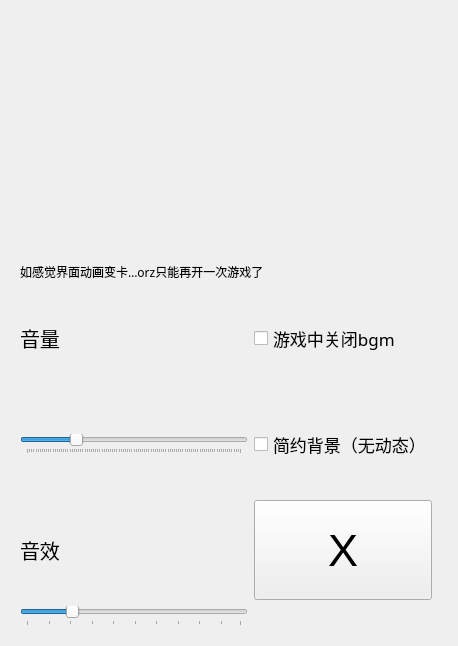
<?xml version="1.0" encoding="UTF-8"?>
<ui version="4.0">
 <class>Widget</class>
 <widget class="QWidget" name="Widget">
  <property name="geometry">
   <rect>
    <x>0</x>
    <y>0</y>
    <width>454</width>
    <height>646</height>
   </rect>
  </property>
  <property name="maximumSize">
   <size>
    <width>1000</width>
    <height>1000</height>
   </size>
  </property>
  <property name="windowTitle">
   <string>Widget</string>
  </property>
  <layout class="QGridLayout" name="gridLayout_5">
   <item row="0" column="0">
    <widget class="QStackedWidget" name="stackedWidget">
     <property name="currentIndex">
      <number>3</number>
     </property>
     <widget class="QWidget" name="page">
      <layout class="QGridLayout" name="gridLayout_6">
       <item row="0" column="0">
        <widget class="QStackedWidget" name="stackedWidget_2">
         <property name="currentIndex">
          <number>0</number>
         </property>
         <widget class="QWidget" name="page_3">
          <layout class="QGridLayout" name="gridLayout_2">
           <item row="2" column="0">
            <widget class="QFrame" name="frame">
             <property name="maximumSize">
              <size>
               <width>16777215</width>
               <height>200</height>
              </size>
             </property>
             <property name="frameShape">
              <enum>QFrame::Box</enum>
             </property>
             <property name="frameShadow">
              <enum>QFrame::Raised</enum>
             </property>
             <property name="lineWidth">
              <number>5</number>
             </property>
             <layout class="QVBoxLayout" name="verticalLayout_3">
              <item>
               <widget class="QLCDNumber" name="lcdNumber"/>
              </item>
             </layout>
            </widget>
           </item>
           <item row="1" column="0" colspan="2">
            <widget class="QWidget" name="widget" native="true">
             <property name="minimumSize">
              <size>
               <width>400</width>
               <height>150</height>
              </size>
             </property>
             <property name="autoFillBackground">
              <bool>true</bool>
             </property>
             <widget class="QLabel" name="charabacklabel">
              <property name="geometry">
               <rect>
                <x>9</x>
                <y>9</y>
                <width>16</width>
                <height>16</height>
               </rect>
              </property>
              <property name="text">
               <string/>
              </property>
              <property name="scaledContents">
               <bool>true</bool>
              </property>
             </widget>
             <widget class="QLabel" name="obj1label">
              <property name="geometry">
               <rect>
                <x>10</x>
                <y>120</y>
                <width>91</width>
                <height>81</height>
               </rect>
              </property>
              <property name="text">
               <string/>
              </property>
              <property name="textFormat">
               <enum>Qt::AutoText</enum>
              </property>
              <property name="pixmap">
               <pixmap resource="image.qrc">:/Photo/obj1.png</pixmap>
              </property>
              <property name="scaledContents">
               <bool>true</bool>
              </property>
             </widget>
             <widget class="QLabel" name="label">
              <property name="geometry">
               <rect>
                <x>30</x>
                <y>90</y>
                <width>71</width>
                <height>71</height>
               </rect>
              </property>
              <property name="minimumSize">
               <size>
                <width>10</width>
                <height>10</height>
               </size>
              </property>
              <property name="maximumSize">
               <size>
                <width>200</width>
                <height>200</height>
               </size>
              </property>
              <property name="text">
               <string/>
              </property>
              <property name="pixmap">
               <pixmap resource="image.qrc">:/Photo/character.png</pixmap>
              </property>
              <property name="scaledContents">
               <bool>true</bool>
              </property>
             </widget>
             <widget class="QProgressBar" name="proBar">
              <property name="geometry">
               <rect>
                <x>10</x>
                <y>10</y>
                <width>381</width>
                <height>23</height>
               </rect>
              </property>
              <property name="value">
               <number>50</number>
              </property>
              <property name="alignment">
               <set>Qt::AlignLeading|Qt::AlignLeft|Qt::AlignVCenter</set>
              </property>
              <property name="textVisible">
               <bool>false</bool>
              </property>
              <property name="textDirection">
               <enum>QProgressBar::TopToBottom</enum>
              </property>
             </widget>
             <widget class="QLabel" name="obj2label">
              <property name="geometry">
               <rect>
                <x>230</x>
                <y>130</y>
                <width>71</width>
                <height>61</height>
               </rect>
              </property>
              <property name="text">
               <string/>
              </property>
              <property name="pixmap">
               <pixmap resource="image.qrc">:/Photo/obj1.png</pixmap>
              </property>
              <property name="scaledContents">
               <bool>true</bool>
              </property>
             </widget>
             <widget class="QLabel" name="label_2">
              <property name="geometry">
               <rect>
                <x>-110</x>
                <y>0</y>
                <width>1200</width>
                <height>600</height>
               </rect>
              </property>
              <property name="minimumSize">
               <size>
                <width>1200</width>
                <height>600</height>
               </size>
              </property>
              <property name="maximumSize">
               <size>
                <width>1200</width>
                <height>600</height>
               </size>
              </property>
              <property name="text">
               <string/>
              </property>
              <property name="pixmap">
               <pixmap resource="image.qrc">:/Photo/background2.jpg</pixmap>
              </property>
              <property name="scaledContents">
               <bool>true</bool>
              </property>
             </widget>
             <zorder>label_2</zorder>
             <zorder>obj2label</zorder>
             <zorder>obj1label</zorder>
             <zorder>charabacklabel</zorder>
             <zorder>proBar</zorder>
             <zorder>label</zorder>
            </widget>
           </item>
           <item row="2" column="1">
            <widget class="QWidget" name="widget_2" native="true">
             <layout class="QGridLayout" name="gridLayout_3">
              <item row="0" column="0" colspan="2">
               <widget class="QWidget" name="level" native="true">
                <property name="minimumSize">
                 <size>
                  <width>100</width>
                  <height>100</height>
                 </size>
                </property>
                <layout class="QGridLayout" name="gridLayout">
                 <item row="2" column="1">
                  <widget class="QRadioButton" name="hard">
                   <property name="font">
                    <font>
                     <family>Broadway</family>
                     <pointsize>9</pointsize>
                    </font>
                   </property>
                   <property name="text">
                    <string>hard</string>
                   </property>
                  </widget>
                 </item>
                 <item row="4" column="0">
                  <widget class="QRadioButton" name="insane">
                   <property name="font">
                    <font>
                     <family>Broadway</family>
                     <pointsize>9</pointsize>
                    </font>
                   </property>
                   <property name="text">
                    <string>Insane</string>
                   </property>
                  </widget>
                 </item>
                 <item row="4" column="1">
                  <widget class="QRadioButton" name="demon">
                   <property name="font">
                    <font>
                     <family>Broadway</family>
                     <pointsize>9</pointsize>
                    </font>
                   </property>
                   <property name="text">
                    <string>Demon</string>
                   </property>
                  </widget>
                 </item>
                 <item row="2" column="0">
                  <widget class="QRadioButton" name="eazy">
                   <property name="font">
                    <font>
                     <family>Broadway</family>
                     <pointsize>9</pointsize>
                    </font>
                   </property>
                   <property name="text">
                    <string>eazy</string>
                   </property>
                  </widget>
                 </item>
                 <item row="0" column="0" colspan="2">
                  <widget class="QLabel" name="levellabel">
                   <property name="font">
                    <font>
                     <family>Curlz MT</family>
                     <pointsize>13</pointsize>
                     <weight>75</weight>
                     <bold>true</bold>
                    </font>
                   </property>
                   <property name="text">
                    <string>请选择反应难度^_^</string>
                   </property>
                   <property name="margin">
                    <number>7</number>
                   </property>
                   <property name="indent">
                    <number>20</number>
                   </property>
                  </widget>
                 </item>
                 <item row="5" column="0" colspan="2">
                  <widget class="QLabel" name="rebonlabel">
                   <property name="font">
                    <font>
                     <pointsize>7</pointsize>
                     <weight>75</weight>
                     <bold>true</bold>
                    </font>
                   </property>
                   <property name="text">
                    <string>重置后需要再次点击！</string>
                   </property>
                  </widget>
                 </item>
                </layout>
               </widget>
              </item>
              <item row="4" column="0" rowspan="2">
               <widget class="QPushButton" name="button">
                <property name="minimumSize">
                 <size>
                  <width>100</width>
                  <height>100</height>
                 </size>
                </property>
                <property name="font">
                 <font>
                  <family>方正姚体</family>
                  <pointsize>15</pointsize>
                 </font>
                </property>
                <property name="text">
                 <string>认输</string>
                </property>
               </widget>
              </item>
              <item row="3" column="0">
               <widget class="QPushButton" name="startbon">
                <property name="minimumSize">
                 <size>
                  <width>100</width>
                  <height>100</height>
                 </size>
                </property>
                <property name="font">
                 <font>
                  <family>幼圆</family>
                  <pointsize>21</pointsize>
                 </font>
                </property>
                <property name="text">
                 <string>按压</string>
                </property>
               </widget>
              </item>
              <item row="3" column="1">
               <widget class="QPushButton" name="changebutton">
                <property name="minimumSize">
                 <size>
                  <width>100</width>
                  <height>100</height>
                 </size>
                </property>
                <property name="font">
                 <font>
                  <family>Book Antiqua</family>
                  <pointsize>14</pointsize>
                 </font>
                </property>
                <property name="text">
                 <string>给予通关区间</string>
                </property>
               </widget>
              </item>
              <item row="5" column="1">
               <widget class="QPushButton" name="readyBon">
                <property name="minimumSize">
                 <size>
                  <width>100</width>
                  <height>100</height>
                 </size>
                </property>
                <property name="font">
                 <font>
                  <family>方正姚体</family>
                  <pointsize>15</pointsize>
                 </font>
                </property>
                <property name="text">
                 <string>准备</string>
                </property>
               </widget>
              </item>
             </layout>
            </widget>
           </item>
          </layout>
         </widget>
         <widget class="QWidget" name="page_4">
          <layout class="QGridLayout" name="gridLayout_10">
           <item row="0" column="0">
            <widget class="QLabel" name="overlabel">
             <property name="maximumSize">
              <size>
               <width>16777215</width>
               <height>700</height>
              </size>
             </property>
             <property name="text">
              <string/>
             </property>
             <property name="scaledContents">
              <bool>false</bool>
             </property>
            </widget>
           </item>
           <item row="1" column="1">
            <widget class="QPushButton" name="rebon">
             <property name="enabled">
              <bool>true</bool>
             </property>
             <property name="minimumSize">
              <size>
               <width>100</width>
               <height>80</height>
              </size>
             </property>
             <property name="maximumSize">
              <size>
               <width>100</width>
               <height>20</height>
              </size>
             </property>
             <property name="font">
              <font>
               <family>幼圆</family>
               <pointsize>15</pointsize>
              </font>
             </property>
             <property name="text">
              <string>重置</string>
             </property>
            </widget>
           </item>
          </layout>
         </widget>
         <widget class="QWidget" name="page_5">
          <layout class="QGridLayout" name="gridLayout_4">
           <item row="1" column="0">
            <widget class="QPushButton" name="OKButton">
             <property name="minimumSize">
              <size>
               <width>0</width>
               <height>100</height>
              </size>
             </property>
             <property name="maximumSize">
              <size>
               <width>500</width>
               <height>100</height>
              </size>
             </property>
             <property name="font">
              <font>
               <family>幼圆</family>
               <weight>75</weight>
               <bold>true</bold>
              </font>
             </property>
             <property name="text">
              <string>以下一难度返回！</string>
             </property>
            </widget>
           </item>
           <item row="1" column="1">
            <widget class="QPushButton" name="OKButton2">
             <property name="minimumSize">
              <size>
               <width>0</width>
               <height>100</height>
              </size>
             </property>
             <property name="font">
              <font>
               <family>幼圆</family>
               <weight>75</weight>
               <bold>true</bold>
              </font>
             </property>
             <property name="text">
              <string>不！保留原难度</string>
             </property>
            </widget>
           </item>
           <item row="0" column="0" colspan="2">
            <widget class="QLabel" name="OKlabel">
             <property name="font">
              <font>
               <family>方正姚体</family>
               <pointsize>25</pointsize>
              </font>
             </property>
             <property name="text">
              <string>此模式已通关！</string>
             </property>
             <property name="scaledContents">
              <bool>true</bool>
             </property>
            </widget>
           </item>
          </layout>
         </widget>
        </widget>
       </item>
      </layout>
     </widget>
     <widget class="QWidget" name="page_2">
      <layout class="QGridLayout" name="gridLayout_7">
       <item row="0" column="0" colspan="3">
        <widget class="QLabel" name="startlabel">
         <property name="minimumSize">
          <size>
           <width>400</width>
           <height>200</height>
          </size>
         </property>
         <property name="text">
          <string/>
         </property>
         <property name="scaledContents">
          <bool>true</bool>
         </property>
        </widget>
       </item>
       <item row="1" column="0">
        <widget class="QPushButton" name="DYButton">
         <property name="minimumSize">
          <size>
           <width>0</width>
           <height>70</height>
          </size>
         </property>
         <property name="maximumSize">
          <size>
           <width>400</width>
           <height>16777215</height>
          </size>
         </property>
         <property name="font">
          <font>
           <family>华文新魏</family>
           <pointsize>15</pointsize>
          </font>
         </property>
         <property name="text">
          <string>动态模式</string>
         </property>
         <property name="flat">
          <bool>false</bool>
         </property>
        </widget>
       </item>
       <item row="2" column="0">
        <widget class="QPushButton" name="Mainbutton">
         <property name="minimumSize">
          <size>
           <width>100</width>
           <height>70</height>
          </size>
         </property>
         <property name="maximumSize">
          <size>
           <width>400</width>
           <height>16777215</height>
          </size>
         </property>
         <property name="font">
          <font>
           <family>华文新魏</family>
           <pointsize>15</pointsize>
          </font>
         </property>
         <property name="text">
          <string>反应模式</string>
         </property>
        </widget>
       </item>
       <item row="2" column="1">
        <widget class="QPushButton" name="skinbon">
         <property name="maximumSize">
          <size>
           <width>400</width>
           <height>100</height>
          </size>
         </property>
         <property name="font">
          <font>
           <family>华文新魏</family>
           <pointsize>15</pointsize>
          </font>
         </property>
         <property name="text">
          <string>选择皮肤</string>
         </property>
        </widget>
       </item>
       <item row="2" column="2">
        <widget class="QPushButton" name="opButton">
         <property name="maximumSize">
          <size>
           <width>400</width>
           <height>100</height>
          </size>
         </property>
         <property name="font">
          <font>
           <family>Arial Rounded MT Bold</family>
           <pointsize>11</pointsize>
          </font>
         </property>
         <property name="text">
          <string>Option and Tips</string>
         </property>
        </widget>
       </item>
       <item row="1" column="1">
        <widget class="QPushButton" name="NorBon">
         <property name="minimumSize">
          <size>
           <width>0</width>
           <height>70</height>
          </size>
         </property>
         <property name="maximumSize">
          <size>
           <width>400</width>
           <height>19999</height>
          </size>
         </property>
         <property name="font">
          <font>
           <family>华文新魏</family>
           <pointsize>15</pointsize>
          </font>
         </property>
         <property name="text">
          <string>正常模式</string>
         </property>
        </widget>
       </item>
       <item row="1" column="2">
        <widget class="QPushButton" name="pushButton_8">
         <property name="maximumSize">
          <size>
           <width>16777215</width>
           <height>100</height>
          </size>
         </property>
         <property name="font">
          <font>
           <family>Arial Rounded MT Bold</family>
           <pointsize>14</pointsize>
          </font>
         </property>
         <property name="text">
          <string>By  Mhaoy</string>
         </property>
        </widget>
       </item>
      </layout>
     </widget>
     <widget class="QWidget" name="page_6">
      <layout class="QGridLayout" name="gridLayout_8">
       <item row="0" column="0">
        <widget class="QLabel" name="label_3">
         <property name="minimumSize">
          <size>
           <width>30</width>
           <height>80</height>
          </size>
         </property>
         <property name="maximumSize">
          <size>
           <width>60</width>
           <height>160</height>
          </size>
         </property>
         <property name="text">
          <string/>
         </property>
         <property name="pixmap">
          <pixmap resource="image.qrc">:/Photo/character.png</pixmap>
         </property>
         <property name="scaledContents">
          <bool>true</bool>
         </property>
        </widget>
       </item>
       <item row="0" column="1">
        <widget class="QLabel" name="label_8">
         <property name="minimumSize">
          <size>
           <width>30</width>
           <height>80</height>
          </size>
         </property>
         <property name="maximumSize">
          <size>
           <width>60</width>
           <height>160</height>
          </size>
         </property>
         <property name="text">
          <string/>
         </property>
         <property name="pixmap">
          <pixmap resource="image.qrc">:/Photo/chara2.png</pixmap>
         </property>
         <property name="scaledContents">
          <bool>true</bool>
         </property>
        </widget>
       </item>
       <item row="0" column="2">
        <widget class="QLabel" name="label_6">
         <property name="minimumSize">
          <size>
           <width>30</width>
           <height>80</height>
          </size>
         </property>
         <property name="maximumSize">
          <size>
           <width>60</width>
           <height>160</height>
          </size>
         </property>
         <property name="text">
          <string/>
         </property>
         <property name="pixmap">
          <pixmap resource="image.qrc">:/Photo/chara3.png</pixmap>
         </property>
         <property name="scaledContents">
          <bool>true</bool>
         </property>
        </widget>
       </item>
       <item row="1" column="0">
        <widget class="QPushButton" name="pushButton">
         <property name="minimumSize">
          <size>
           <width>100</width>
           <height>100</height>
          </size>
         </property>
         <property name="font">
          <font>
           <pointsize>14</pointsize>
          </font>
         </property>
         <property name="text">
          <string>使用</string>
         </property>
        </widget>
       </item>
       <item row="1" column="1">
        <widget class="QPushButton" name="pushButton_2">
         <property name="minimumSize">
          <size>
           <width>100</width>
           <height>100</height>
          </size>
         </property>
         <property name="font">
          <font>
           <pointsize>14</pointsize>
          </font>
         </property>
         <property name="text">
          <string>使用</string>
         </property>
        </widget>
       </item>
       <item row="1" column="2">
        <widget class="QPushButton" name="pushButton_3">
         <property name="minimumSize">
          <size>
           <width>100</width>
           <height>100</height>
          </size>
         </property>
         <property name="font">
          <font>
           <pointsize>14</pointsize>
          </font>
         </property>
         <property name="text">
          <string>使用</string>
         </property>
        </widget>
       </item>
       <item row="2" column="0">
        <widget class="QLabel" name="label_7">
         <property name="minimumSize">
          <size>
           <width>30</width>
           <height>80</height>
          </size>
         </property>
         <property name="maximumSize">
          <size>
           <width>60</width>
           <height>160</height>
          </size>
         </property>
         <property name="text">
          <string/>
         </property>
         <property name="pixmap">
          <pixmap resource="image.qrc">:/Photo/chara5.png</pixmap>
         </property>
         <property name="scaledContents">
          <bool>true</bool>
         </property>
        </widget>
       </item>
       <item row="2" column="1">
        <widget class="QLabel" name="label_4">
         <property name="minimumSize">
          <size>
           <width>30</width>
           <height>80</height>
          </size>
         </property>
         <property name="maximumSize">
          <size>
           <width>60</width>
           <height>160</height>
          </size>
         </property>
         <property name="text">
          <string/>
         </property>
         <property name="pixmap">
          <pixmap resource="image.qrc">:/Photo/chara4.png</pixmap>
         </property>
         <property name="scaledContents">
          <bool>true</bool>
         </property>
        </widget>
       </item>
       <item row="2" column="2">
        <widget class="QLabel" name="label_5">
         <property name="minimumSize">
          <size>
           <width>30</width>
           <height>80</height>
          </size>
         </property>
         <property name="maximumSize">
          <size>
           <width>60</width>
           <height>160</height>
          </size>
         </property>
         <property name="text">
          <string/>
         </property>
         <property name="pixmap">
          <pixmap resource="image.qrc">:/Photo/chara6.png</pixmap>
         </property>
         <property name="scaledContents">
          <bool>true</bool>
         </property>
        </widget>
       </item>
       <item row="3" column="0">
        <widget class="QPushButton" name="pushButton_4">
         <property name="minimumSize">
          <size>
           <width>100</width>
           <height>100</height>
          </size>
         </property>
         <property name="font">
          <font>
           <pointsize>14</pointsize>
          </font>
         </property>
         <property name="text">
          <string>使用</string>
         </property>
        </widget>
       </item>
       <item row="3" column="1">
        <widget class="QPushButton" name="pushButton_5">
         <property name="minimumSize">
          <size>
           <width>200</width>
           <height>200</height>
          </size>
         </property>
         <property name="font">
          <font>
           <pointsize>22</pointsize>
          </font>
         </property>
         <property name="text">
          <string>使用</string>
         </property>
        </widget>
       </item>
       <item row="3" column="2">
        <widget class="QPushButton" name="pushButton_6">
         <property name="minimumSize">
          <size>
           <width>100</width>
           <height>100</height>
          </size>
         </property>
         <property name="font">
          <font>
           <pointsize>14</pointsize>
          </font>
         </property>
         <property name="text">
          <string>使用</string>
         </property>
        </widget>
       </item>
      </layout>
     </widget>
     <widget class="QWidget" name="page_7">
      <layout class="QGridLayout" name="gridLayout_9">
       <item row="4" column="1">
        <widget class="QPushButton" name="pushButton_7">
         <property name="minimumSize">
          <size>
           <width>100</width>
           <height>100</height>
          </size>
         </property>
         <property name="font">
          <font>
           <family>Arial</family>
           <pointsize>34</pointsize>
          </font>
         </property>
         <property name="text">
          <string>X</string>
         </property>
        </widget>
       </item>
       <item row="3" column="0">
        <widget class="QSlider" name="backmusic">
         <property name="minimumSize">
          <size>
           <width>0</width>
           <height>0</height>
          </size>
         </property>
         <property name="maximumSize">
          <size>
           <width>1677725</width>
           <height>16777215</height>
          </size>
         </property>
         <property name="font">
          <font>
           <pointsize>17</pointsize>
          </font>
         </property>
         <property name="maximum">
          <number>100</number>
         </property>
         <property name="value">
          <number>23</number>
         </property>
         <property name="sliderPosition">
          <number>23</number>
         </property>
         <property name="orientation">
          <enum>Qt::Horizontal</enum>
         </property>
         <property name="invertedAppearance">
          <bool>false</bool>
         </property>
         <property name="invertedControls">
          <bool>false</bool>
         </property>
         <property name="tickPosition">
          <enum>QSlider::TicksBelow</enum>
         </property>
         <property name="tickInterval">
          <number>1</number>
         </property>
        </widget>
       </item>
       <item row="5" column="0">
        <widget class="QSlider" name="musicSlider">
         <property name="value">
          <number>21</number>
         </property>
         <property name="orientation">
          <enum>Qt::Horizontal</enum>
         </property>
         <property name="tickPosition">
          <enum>QSlider::TicksBelow</enum>
         </property>
        </widget>
       </item>
       <item row="2" column="0">
        <widget class="QLabel" name="label_9">
         <property name="maximumSize">
          <size>
           <width>16777215</width>
           <height>100</height>
          </size>
         </property>
         <property name="font">
          <font>
           <pointsize>15</pointsize>
          </font>
         </property>
         <property name="text">
          <string>音量</string>
         </property>
        </widget>
       </item>
       <item row="3" column="1">
        <widget class="QCheckBox" name="checkBox_2">
         <property name="minimumSize">
          <size>
           <width>100</width>
           <height>100</height>
          </size>
         </property>
         <property name="font">
          <font>
           <family>幼圆</family>
           <pointsize>13</pointsize>
          </font>
         </property>
         <property name="text">
          <string>简约背景（无动态）</string>
         </property>
        </widget>
       </item>
       <item row="2" column="1">
        <widget class="QCheckBox" name="checkBox">
         <property name="minimumSize">
          <size>
           <width>100</width>
           <height>100</height>
          </size>
         </property>
         <property name="font">
          <font>
           <family>幼圆</family>
           <pointsize>13</pointsize>
          </font>
         </property>
         <property name="text">
          <string>游戏中关闭bgm</string>
         </property>
        </widget>
       </item>
       <item row="4" column="0">
        <widget class="QLabel" name="label_10">
         <property name="font">
          <font>
           <pointsize>15</pointsize>
          </font>
         </property>
         <property name="text">
          <string>音效</string>
         </property>
        </widget>
       </item>
       <item row="0" column="0" colspan="3">
        <widget class="QLabel" name="instrulabel">
         <property name="minimumSize">
          <size>
           <width>0</width>
           <height>100</height>
          </size>
         </property>
         <property name="maximumSize">
          <size>
           <width>16777215</width>
           <height>300</height>
          </size>
         </property>
         <property name="text">
          <string/>
         </property>
         <property name="pixmap">
          <pixmap resource="image.qrc">:/Photo/instru.png</pixmap>
         </property>
         <property name="scaledContents">
          <bool>true</bool>
         </property>
        </widget>
       </item>
       <item row="1" column="0" colspan="2">
        <widget class="QLabel" name="label_11">
         <property name="maximumSize">
          <size>
           <width>16777215</width>
           <height>20</height>
          </size>
         </property>
         <property name="font">
          <font>
           <family>楷体</family>
          </font>
         </property>
         <property name="text">
          <string>如感觉界面动画变卡…orz只能再开一次游戏了</string>
         </property>
        </widget>
       </item>
      </layout>
     </widget>
    </widget>
   </item>
  </layout>
 </widget>
 <resources>
  <include location="image.qrc"/>
 </resources>
 <connections/>
</ui>
